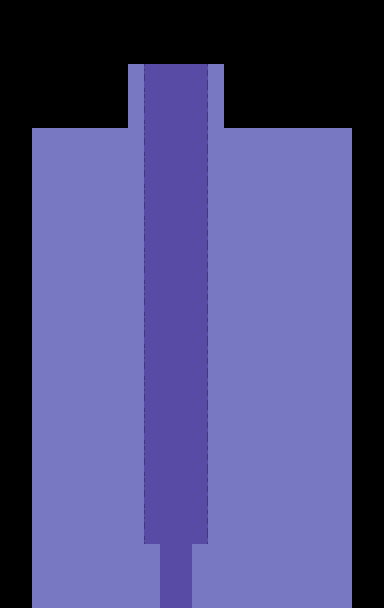

This is a level from a 2D game, rendered from its Tiled map with the project's own tilesets. A one-line summary and the complete map file follow:
An orthogonal 12x19 tile map with 32x32 px tiles, 2 tile layers (Floor, FloorDecorations), 4 tilesets and 41 objects (14x Wall1, 10x Gate1, 2x Couch1, 2x Plant1, Curtains1, ...).

<map version="1.10" tiledversion="1.12.2" orientation="orthogonal" renderorder="right-down" width="12" height="19" tilewidth="32" tileheight="32" infinite="0" nextlayerid="14" nextobjectid="69">
 <tileset firstgid="1" source="../../tiled/tilesets/InteriorTutorial.tsx" />
 <tileset firstgid="225" name="StoneGround" tilewidth="32" tileheight="32" tilecount="64" columns="8">
  <image source="../../tiled/tilesets/basic_pixel_art_topdown/TX Tileset Stone Ground.png" width="256" height="256" />
 </tileset>
 <tileset firstgid="289" name="Walls" tilewidth="32" tileheight="32" tilecount="256" columns="16">
  <image source="../../tiled/tilesets/basic_pixel_art_topdown/TX Tileset Wall.png" width="512" height="512" />
 </tileset>
 <tileset firstgid="545" name="Structs" tilewidth="32" tileheight="32" tilecount="256" columns="16">
  <image source="../../tiled/tilesets/basic_pixel_art_topdown/TX Struct.png" width="512" height="512" />
 </tileset>
 <group id="10" name="Floor">
  <layer id="1" name="Floor" width="12" height="19">
   <data encoding="csv">
0,0,0,0,0,0,0,0,0,0,0,0,
0,0,0,0,0,0,0,0,0,0,0,0,
0,0,0,0,54,54,54,0,0,0,0,0,
0,0,0,0,54,31,54,0,0,0,0,0,
0,54,54,54,54,31,54,54,54,54,54,0,
0,54,54,54,54,31,54,54,54,54,54,0,
0,54,54,54,54,31,54,54,54,54,54,0,
0,54,54,54,54,31,54,54,54,54,54,0,
0,54,54,54,54,31,54,54,54,54,54,0,
0,54,54,54,54,31,54,54,54,54,54,0,
0,54,54,54,54,31,54,54,54,54,54,0,
0,54,54,54,54,31,54,54,54,54,54,0,
0,54,54,54,54,31,54,54,54,54,54,0,
0,54,54,54,54,31,54,54,54,54,54,0,
0,54,54,54,54,31,54,54,54,54,54,0,
0,54,54,54,54,31,54,54,54,54,54,0,
0,54,54,54,54,31,54,54,54,54,54,0,
0,54,54,54,54,31,54,54,54,54,54,0,
0,54,54,54,54,31,54,54,54,54,54,0
</data>
  </layer>
  <layer id="2" name="FloorDecorations" width="12" height="19">
   <data encoding="csv">
0,0,0,0,0,0,0,0,0,0,0,0,
0,0,0,0,0,0,0,0,0,0,0,0,
0,0,0,0,30,31,32,0,0,0,0,0,
0,0,0,0,30,0,32,0,0,0,0,0,
0,0,0,0,30,0,32,0,0,0,0,0,
0,0,0,0,30,0,32,0,0,0,0,0,
0,0,0,0,30,0,32,0,0,0,0,0,
0,0,0,0,30,0,32,0,0,0,0,0,
0,0,0,0,30,0,32,0,0,0,0,0,
0,0,0,0,30,0,32,0,0,0,0,0,
0,0,0,0,30,0,32,0,0,0,0,0,
0,0,0,0,30,0,32,0,0,0,0,0,
0,0,0,0,30,0,32,0,0,0,0,0,
0,0,0,0,30,0,32,0,0,0,0,0,
0,0,0,0,30,0,32,0,0,0,0,0,
0,0,0,0,30,0,32,0,0,0,0,0,
0,0,0,0,30,0,32,0,0,0,0,0,
0,0,0,0,0,0,0,0,0,0,0,0,
0,0,0,0,0,0,0,0,0,0,0,0
</data>
  </layer>
 </group>
 <objectgroup id="13" name="Objects">
  <object id="24" name="Couch1" gid="224" x="288" y="320" width="32" height="32" />
  <object id="25" name="Couch1" gid="208" x="288" y="288" width="32" height="32" />
  <object id="28" name="Wall1" gid="355" x="32" y="128" width="32" height="32" />
  <object id="29" name="Wall1" gid="355" x="64" y="128" width="32" height="32" />
  <object id="30" name="Wall1" gid="355" x="96" y="128" width="32" height="32" />
  <object id="31" name="Wall1" gid="355" x="224" y="128" width="32" height="32" />
  <object id="32" name="Wall1" gid="355" x="256" y="128" width="32" height="32" />
  <object id="33" name="Wall1" gid="355" x="288" y="128" width="32" height="32" />
  <object id="34" name="Wall1" gid="355" x="320" y="128" width="32" height="32" />
  <object id="35" name="Wall1" gid="339" x="320" y="96" width="32" height="32" />
  <object id="36" name="Wall1" gid="339" x="288" y="96" width="32" height="32" />
  <object id="37" name="Wall1" gid="339" x="256" y="96" width="32" height="32" />
  <object id="38" name="Wall1" gid="339" x="224" y="96" width="32" height="32" />
  <object id="39" name="Wall1" gid="339" x="96" y="96" width="32" height="32" />
  <object id="40" name="Wall1" gid="339" x="64" y="96" width="32" height="32" />
  <object id="41" name="Wall1" gid="339" x="32" y="96" width="32" height="32" />
  <object id="50" name="Plant1" gid="90" x="288" y="320" width="32" height="32" />
  <object id="51" name="Plant1" gid="106" x="288" y="352" width="32" height="32">
   <properties>
    <property name="BottomOffset" type="int" value="25" />
   </properties>
  </object>
  <object id="52" name="Gate1" gid="591" x="192" y="128" width="32" height="32" />
  <object id="53" name="Gate1" gid="575" x="192" y="96" width="32" height="32" />
  <object id="54" name="Gate1" gid="559" x="192" y="64" width="32" height="32" />
  <object id="55" name="Gate1" gid="560" x="224" y="64" width="32" height="32" />
  <object id="56" name="Gate1" gid="574" x="128" y="96" width="32" height="32" />
  <object id="57" name="Gate1" gid="590" x="128" y="128" width="32" height="32" />
  <object id="58" name="Gate1" gid="558" x="160" y="64" width="32" height="32" />
  <object id="59" name="Gate1" gid="558" x="128" y="64" width="32" height="32" />
  <object id="60" name="Gate1" gid="557" x="96" y="64" width="32" height="32" />
  <object id="61" name="Gate1" gid="307" x="160" y="96" width="32" height="32" />
  <object id="67" name="Curtains1" gid="60" x="96" y="192" width="32" height="32" />
  <object id="68" name="Curtains1" type="Interactible" gid="76" x="96" y="224" width="32" height="32" />
 </objectgroup>
 <objectgroup id="6" name="Collisions">
  <object id="5" x="31.6667" y="118.812" width="96.3333" height="7.85504" />
  <object id="6" x="24.3333" y="65" width="7.33333" height="486.333" />
  <object id="7" x="32.6667" y="563.667" width="318.333" height="43.3333" />
  <object id="8" x="351.5" y="66" width="9" height="484" />
  <object id="9" x="224.5" y="116.942" width="126" height="10.5583" />
  <object id="27" x="289.138" y="267.621" width="30.6996" height="47.1081" />
  <object id="62" x="300.364" y="321.455" width="6.72727" height="5.72727" />
  <object id="63" x="128.182" y="115.818" width="16.5455" height="6.90909" />
  <object id="64" x="207.455" y="115.818" width="16.3636" height="6.90909" />
 </objectgroup>
 <objectgroup id="7" name="Interactions">
  <object id="18" name="EnterElevator" x="178.364" y="86.7273">
   <point />
  </object>
 </objectgroup>
 <objectgroup id="11" name="Spawns">
  <object id="22" name="PlayerSpawn" x="175" y="466.5">
   <point />
  </object>
 </objectgroup>
</map>
